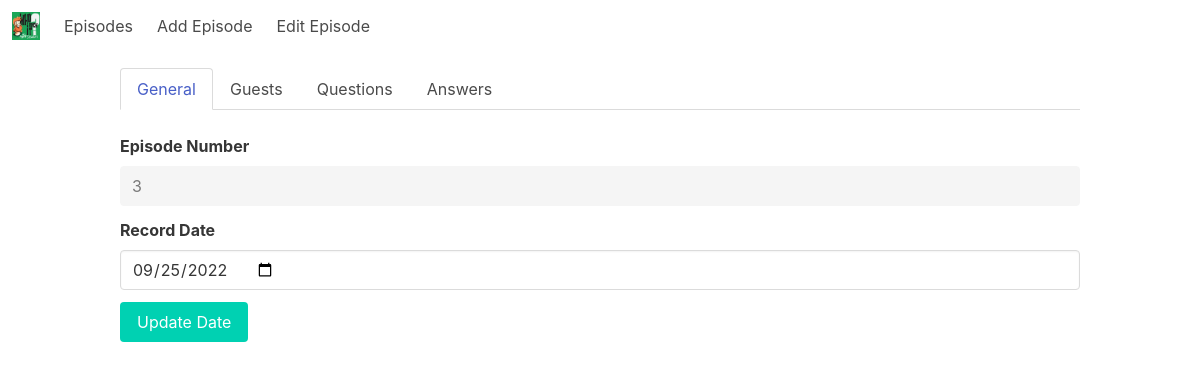
Page /editEpisodeData?episodeid=3 on the earlier database version.
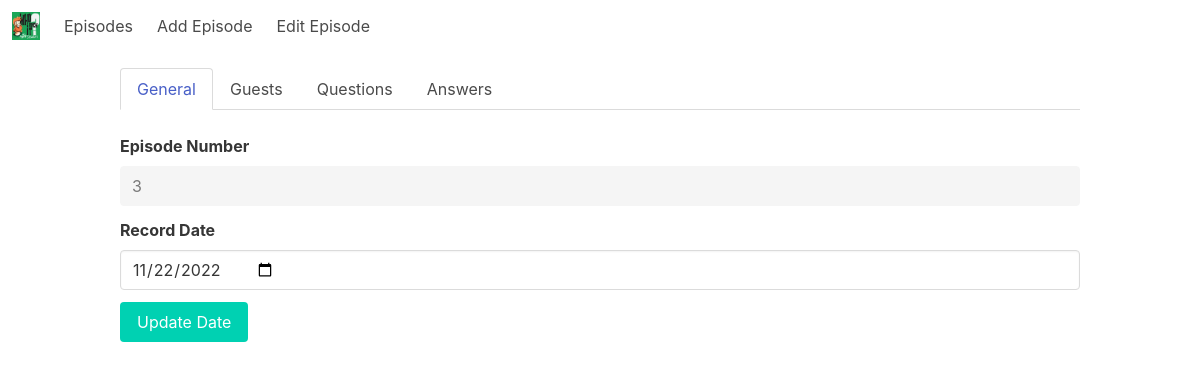
Same page on the later database version.
### tables this page shows
CREATE TABLE episode (number INTEGER PRIMARY KEY, record_date DATE);

### server.py (the view)
@app.route('/editEpisodeData')
def editEpisodeData():
    return render_template('editEpisodeData.html', data=get_episode_data(request.args.get('episodeid')))

### db.py (called while the page is built)
    def __post_init__(self):
        self.connection = connect(self.db_file)
        self.cursor = self.connection.cursor()

    def fetch_one(self, sql: str, values: tuple = ()) -> Cursor:
        return self.cursor.execute(sql, values).fetchone()

    def fetch_all(self, sql: str, values: tuple = ()) -> Cursor:
        return self.cursor.execute(sql, values).fetchall()

### dbhandler.py (called while the page is built)
    def __enter__(self):
        return self.db

    def __exit__(self, exc_type, exc_value, exc_traceback):
        self.db.cursor.close()
        self.db.connection.close()

### episode.py (called while the page is built)
def get_guests_for_episode(episode_id: int) -> List[dict]:
    with DBHandler(DB_PATH) as db:
        ep_guests = db.fetch_all('SELECT * FROM episode_guest WHERE episode_id=?', (episode_id,))
        guests = []
        for eg in ep_guests:
            guest_db = db.fetch_one('SELECT * FROM guest WHERE id=?', (eg[1],))
            guests.append(Guest(guest_db[0], guest_db[1]))
        return [g.to_dict() for g in guests]

def get_guests() -> List[dict]:
    with DBHandler(DB_PATH) as db:
        db_guests = db.fetch_all('SELECT * FROM guest')
        guests = [Guest(g[0], g[1]) for g in db_guests]
        return sorted([g.to_dict() for g in guests], key=lambda g: g['name'])

def get_question_categories() -> list[dict]:
    with DBHandler(DB_PATH) as db:
        db_cats = db.fetch_all('SELECT * FROM question_category')
        return [{'id': c[0], 'category': c[1]} for c in db_cats]

def get_record_date(episode_id: int) -> str:
    with DBHandler(DB_PATH) as db:
        db_date = db.fetch_one('SELECT record_date FROM episode WHERE number=?', (episode_id,))
        d = str(db_date[0])
        if '-' in d:
            return d
        d = f'{d[:4]}-{d[4:6]}-{d[6:]}'
        return d

def get_episode_data(episode_id: int) -> dict:
    return {
        'number': episode_id,
        'record_date': get_record_date(episode_id),
        'guests': get_guests(),
        'questions': get_questions_for_episode(episode_id),
        'categories': get_question_categories(),
        'types': get_answer_types(),
        'guestsOnEpisode': get_guests_for_episode(episode_id),
    }

def get_answer_types() -> list[dict]:
    with DBHandler(DB_PATH) as db:
        db_types = db.fetch_all('SELECT * FROM answer_type')
        return [{'id': t[0], 'type': t[1]} for t in db_types]

    def to_dict(self) -> dict:
        return asdict(self)

    def to_dict(self) -> dict:
        return asdict(self)

### templates/editEpisodeData.html (shortened to what this page needs)
<!DOCTYPE html>
<html lang="en">
<head>
    <link rel="stylesheet" href="../static/css/index.css">
</head>
<body>
    <nav class="navbar" role="navigation" aria-label="main navigation">
        <div class="navbar-brand">
          <a class="navbar-item" href="https://www.instagram.com/p/CdaOEptPywa/" target="_blank" rel="noopener noreferrer">
            <img src="../static/images/WKIWMS_logo.jpeg" width="28" height="28">
          </a>
        </div>
        <div id="navbarBasicExample" class="navbar-menu">
          <div class="navbar-start">
            <a class="navbar-item" href="{{ url_for('index') }}">Episodes</a>
            <a class="navbar-item" href="{{ url_for('addEpisodeData') }}">Add Episode</a>
            <a class="navbar-item" href="{{ url_for('editEpisodeData') }}">Edit Episode</a>
        </div>
    </nav>
    <div class="tabs container is-boxed mt-4">
        <ul>
            <li class="is-active tab"><a>General</a></li>
            <li class="tab"><a>Guests</a></li>
            <li class="tab"><a>Questions</a></li>
            <li class="tab"><a>Answers</a></li>
        </ul>
    </div>
    <div class="container" id="general-tab">
        <div class="field">
          <label class="label">Episode Number</label>
          <div class="control">
            <input class="input" type="text" placeholder="1" id="episode-number" value="{{ data.number }}" disabled>
          </div>
        </div>
        <div class="field">
          <label class="label">Record Date</label>
          <div class="control">
            <input class="input" type="date" id="record-date" value="{{ data.record_date }}">
          </div>
        </div>
        <div class="container">
            <button class="button is-primary" id="update-date-btn">Update Date</button>
        </div>
    </div>
</body>
</html>

Differences in the rows shown:
changed episode: record_date "09/25/2022" → "11/22/2022"
